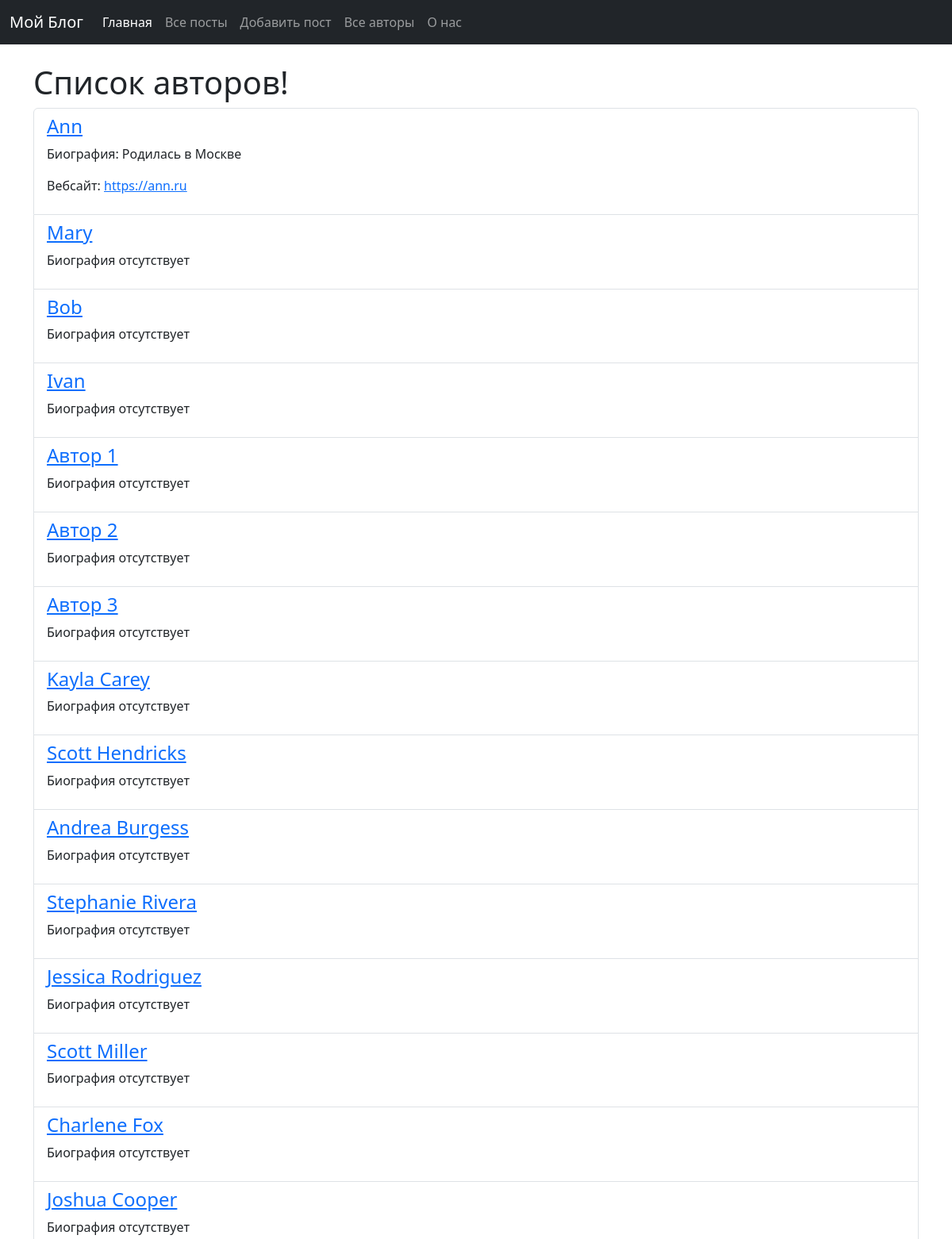
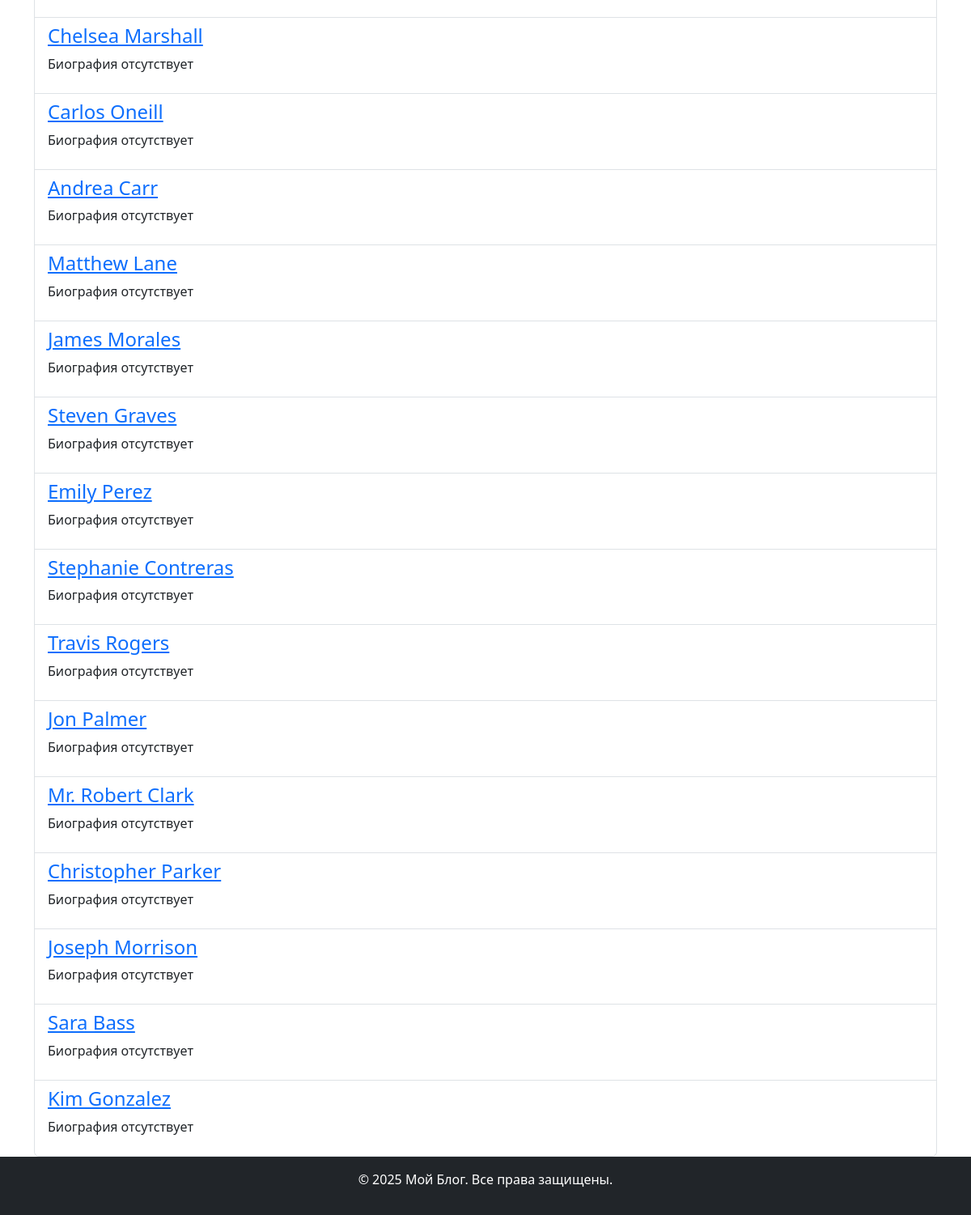
Screenshot of /authors/ with the database file from the repository (2 pictures, top to bottom).
### blog_app/models.py (models this page shows, shortened)
class Author(models.Model):
    name = models.CharField(max_length=100)

class AuthorProfile(models.Model):
    author = models.OneToOneField(Author, on_delete=models.CASCADE, related_name='profile')
    bio = models.TextField()
    website = models.URLField(blank=True, null=True)

### blog_app/views.py (the view)
# urls.py: path('authors/', author_list, name='author_list'),
def author_list(request):
    authors = Author.objects.all()
    context = {
        'title': 'Список авторов',
        'authors': authors,
    }
    return render(request, 'blog_app/author_list.html', context=context)

### blog_app/templates/blog_app/author_list.html (shortened to what this page needs)
{% extends 'blog_app/base.html' %}
{% block content %}
    <h1>{{ title }}!</h1>
    <ul class="list-group">
        {% for author in authors %}
        <li class="list-group-item">
            <h4><a href="{% url 'author_posts' author.id %}">{{ author.name }}</a></h4>
            {% if author.profile %}
                <p>Биография: {{ author.profile.bio }}</p>
                <p>Вебсайт: <a href="{{ author.profile.website }}">{{ author.profile.website }}</a></p>
            {% else %}
                <p>Биография отсутствует</p>
            {% endif %}
        </li>
        {% empty %}
            <p>авторов нет</p>
        {% endfor %}
    </ul>
{% endblock %}

### blog_app/templates/blog_app/base.html (shortened to what this page needs)
<!DOCTYPE html>
<html lang="ru">
<head>
    <link href="https://cdn.jsdelivr.net/npm/bootstrap@5.3.0-alpha3/dist/css/bootstrap.min.css" rel="stylesheet">
</head>
<body>
    <header>
        {% include 'blog_app/include/menu.html' %}
    </header>
    <main>
        <div class="container mt-4">
            {% block content %}
            {% endblock %}
        </div>
    </main>
    <footer class="bg-dark text-white text-center py-3">
        <p>© 2025 Мой Блог. Все права защищены.</p>
    </footer>
</body>
</html>

### blog_app/templates/blog_app/include/menu.html (shortened to what this page needs)
<nav class="navbar navbar-expand-lg navbar-dark bg-dark">
    <div class="container-fluid">
        <a class="navbar-brand" href="/">Мой Блог</a>
        <div class="collapse navbar-collapse" id="navbarNav">
            <ul class="navbar-nav">
                <li class="nav-item">
                    <a class="nav-link active" aria-current="page" href="{% url 'index' %}">Главная</a>
                </li>
                <li class="nav-item">
                    <a class="nav-link" href="{% url 'post_list' %}">Все посты</a>
                </li>
                <li class="nav-item">
                    <a class="nav-link" href="{% url 'post_add' %}">Добавить пост</a>
                </li>
                <li class="nav-item">
                    <a class="nav-link" href="{% url 'author_list' %}">Все авторы</a>
                </li>
                <li class="nav-item">
                    <a class="nav-link" href="{% url 'about' %}">О нас</a>
                </li>
            </ul>
        </div>
    </div>
</nav>

### rows the page displays
Author: name "Ann", profile.bio "Родилась в Москве", profile.website "https://ann.ru"
Author: name "Mary", shows "Биография отсутствует"
Author: name "Bob", shows "Биография отсутствует"
Author: name "Ivan", shows "Биография отсутствует"
Author: name "Автор 1", shows "Биография отсутствует"
Author: name "Автор 2", shows "Биография отсутствует"
Author: name "Автор 3", shows "Биография отсутствует"
Author: name "Kayla Carey", shows "Биография отсутствует"
Author: name "Scott Hendricks", shows "Биография отсутствует"
Author: name "Andrea Burgess", shows "Биография отсутствует"
Author: name "Stephanie Rivera", shows "Биография отсутствует"
Author: name "Jessica Rodriguez", shows "Биография отсутствует"
Author: name "Scott Miller", shows "Биография отсутствует"
Author: name "Charlene Fox", shows "Биография отсутствует"
Author: name "Joshua Cooper", shows "Биография отсутствует"
Author: name "Chelsea Marshall", shows "Биография отсутствует"
Author: name "Carlos Oneill", shows "Биография отсутствует"
Author: name "Andrea Carr", shows "Биография отсутствует"
Author: name "Matthew Lane", shows "Биография отсутствует"
Author: name "James Morales", shows "Биография отсутствует"
Author: name "Steven Graves", shows "Биография отсутствует"
Author: name "Emily Perez", shows "Биография отсутствует"
Author: name "Stephanie Contreras", shows "Биография отсутствует"
Author: name "Travis Rogers", shows "Биография отсутствует"
Author: name "Jon Palmer", shows "Биография отсутствует"
Author: name "Mr. Robert Clark", shows "Биография отсутствует"
Author: name "Christopher Parker", shows "Биография отсутствует"
Author: name "Joseph Morrison", shows "Биография отсутствует"
Author: name "Sara Bass", shows "Биография отсутствует"
Author: name "Kim Gonzalez", shows "Биография отсутствует"

### other values shown
{{ title }} "Список авторов"
